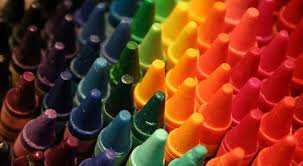
%> input picture Ex1/testImg1.jpg, 303 x 166 px
$ octave --eval "result = convDerivative(rgb2gray(imread('../Ex1/testImg1.jpg')));"   (GNU Octave 9; MATLAB toolbox functions it lacks are replaced by stand-ins)
%> lines starting %> are read from the running program, lines starting %| are printed output that depends on the picture; in (x1, y1, x2, y2) boxes, pixels count from 0 and x2, y2 are one past the last pixel; in counts of white or black regions, pixels touching at a corner belong together; the program's own positions count from 1
function [magnitude] = convDerivative(inImage)
%convDerivative Compute the magnitude of image derivatives
%   and displays the result.
%   Finding the derivatives of each direction seperatly
%   (rows & cols)using simple convolotion and using them to
%   compute the magnitude image.

%Constants
Y_DER_CONV_MAT = [1.0, 0.0, -1.0];
X_DER_CONV_MAT = Y_DER_CONV_MAT';

% Calculate the Derative for the y axis & x axis
yDerative = conv2(inImage, Y_DER_CONV_MAT, 'same');
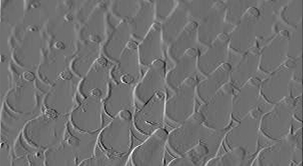
%> yDerative: size 166x303 double; min -190, max 239, mean 0.1; drawn with min black and max white
xDerative = conv2(inImage, X_DER_CONV_MAT, 'same');
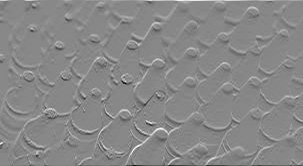
%> xDerative: size 166x303 double; min -244, max 213, mean 0; drawn with min black and max white

% Adds up derative to create the magnitude
magnitude = sqrt(yDerative.^2 + xDerative.^2);
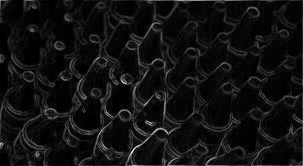
%> magnitude: size 166x303 double; min 0, max 302.6, mean 20.7; drawn with min black and max white
figure; imshow(magnitude);
%> after `imshow(magnitude)`:
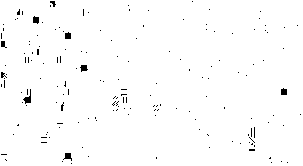
%> displayed picture: size 166x303, on the screen's scale of 0 to 255; 98.7% white; 164 black regions (156 under 20 px), largest, box (x1, y1, x2, y2) and area: (23, 89, 31, 104) 50, (63, 153, 72, 161) 41, (80, 65, 88, 72) 39

end
